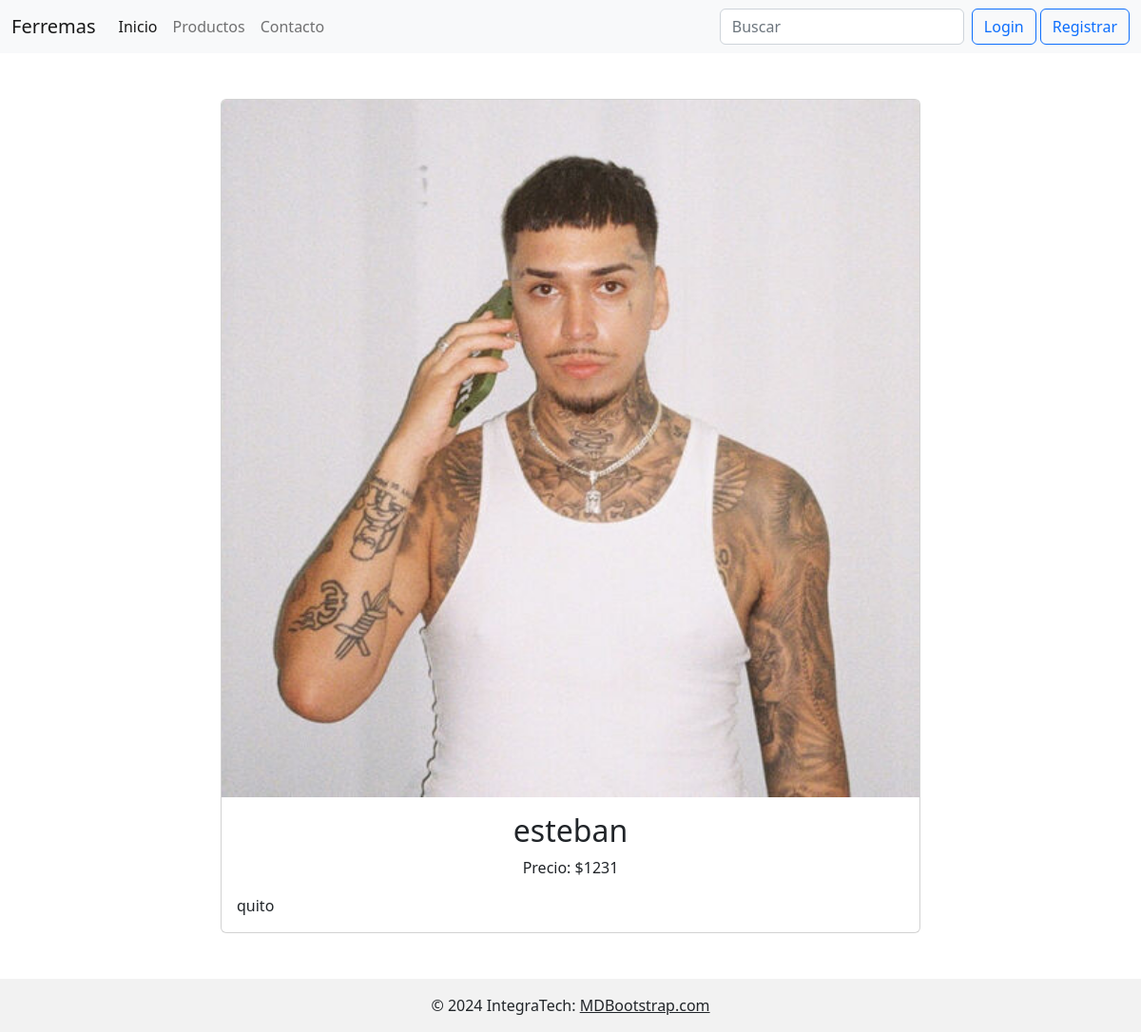
The app's page /detalleProducto/1, older data.
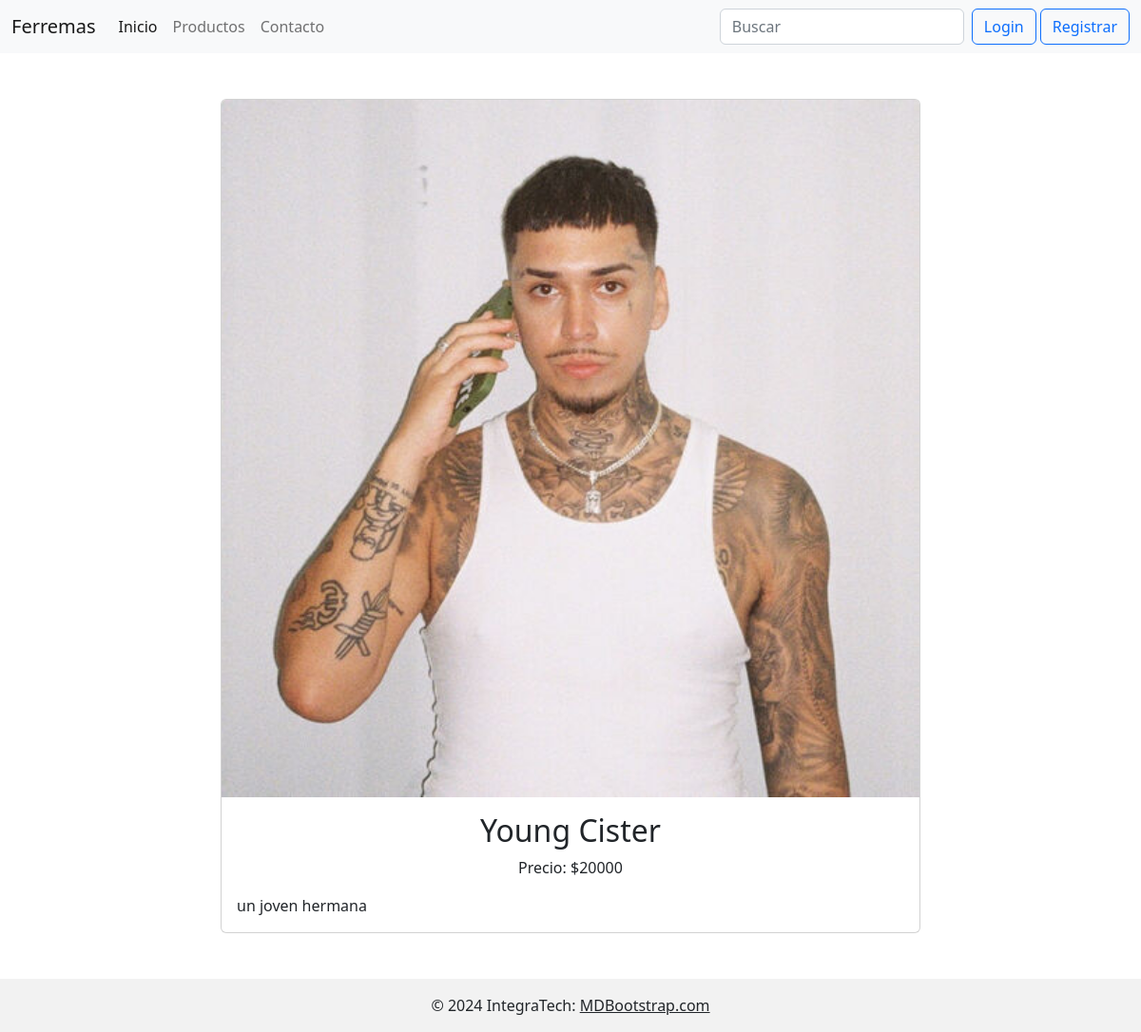
The same page, newer data.
### app/models.py (models this page shows, shortened)
class Producto(models.Model):
    id_producto = models.IntegerField(primary_key=True)
    nombre = models.CharField(max_length=40, null=False)
    precio = models.IntegerField(null=False)
    stock  = models.IntegerField(null=False)
    descripcion = models.CharField(max_length=100, null=False)
    imagen = models.ImageField(upload_to='imagenesProducto')
    fecha_agregar = models.DateField(auto_now_add=True)
    categoria = models.ForeignKey(Categoria, on_delete=models.CASCADE)
    marca = models.ForeignKey(Marca, on_delete=models.CASCADE, null=True)

### app/views.py (the view)
# urls.py: path('detalleProducto/<id>', views.detalleProducto, name='detalleProducto'),
def detalleProducto(request, id):
    producto = get_object_or_404(Producto, id_producto=id)
    return render(request, 'detalleProducto.html',{'producto': producto})

### app/templates/detalleProducto.html (shortened to what this page needs)
{% extends 'base.html' %}
{% load static %}
{% block content %}
<div class="container mt-5 mb-5">
    <div class="row justify-content-center">
        <div class="col-md-8">
            <div class="card">
                <img src="{{ producto.imagen.url }}" class="card-img-top" alt="{{ producto.nombre }}">
                <div class="card-body">
                    <h2 class="card-title text-center">{{ producto.nombre }}</h2>
                    <p class="card-text text-center">Precio: ${{ producto.precio }}</p>
                    <p class="card-text">{{ producto.descripcion }}</p>
                </div>
            </div>
        </div>
    </div>
</div>
{% endblock %}

Row changes from the older to the newer data that the page shows:
changed Producto: nombre "esteban" → "Young Cister"; precio "1231" → "20000"; descripcion "quito" → "un joven hermana"
